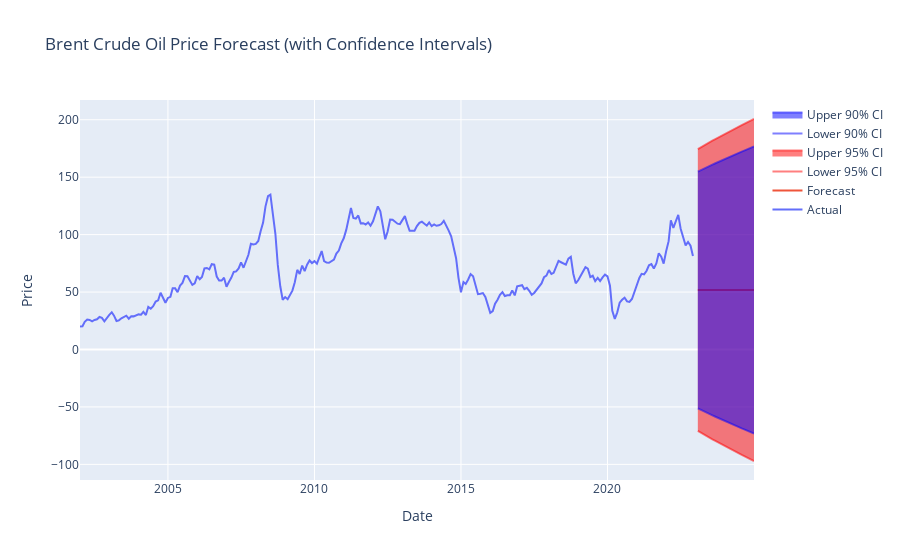

The cell this chart's notebook holds for it:
### Markdown cell above
**Forecasting Future Prices**: The model is used to forecast future prices.

### Code cell
# Forecasting with confidence intervals for the next 24 months

future_dates = pd.date_range(start='2023-01-01', periods=24, freq='M') 

# Forecast with 95% confidence interval
forecast_obj_95 = model_fit.get_prediction(start=future_dates[0], end=future_dates[-1])
forecast_95 = forecast_obj_95.predicted_mean
conf_int_95 = forecast_obj_95.conf_int(alpha=0.05)

# Forecast with 90% confidence interval
forecast_obj_90 = model_fit.get_prediction(start=future_dates[0], end=future_dates[-1])
conf_int_90 = forecast_obj_90.conf_int(alpha=0.10)

# Plot the forecast with confidence intervals
fig = go.Figure()
fig.add_trace(go.Scatter(x=data.index, y=data['Price'], mode='lines', name='Actual'))
fig.add_trace(go.Scatter(x=future_dates, y=forecast_95, mode='lines', name='Forecast'))
fig.add_trace(go.Scatter(x=future_dates, y=conf_int_95.iloc[:, 0], mode='lines', name='Lower 95% CI', line=dict(color='rgba(255,0,0,0.5)')))
fig.add_trace(go.Scatter(x=future_dates, y=conf_int_95.iloc[:, 1], mode='lines', name='Upper 95% CI', line=dict(color='rgba(255,0,0,0.5)'), fill='tonexty'))
fig.add_trace(go.Scatter(x=future_dates, y=conf_int_90.iloc[:, 0], mode='lines', name='Lower 90% CI', line=dict(color='rgba(0,0,255,0.5)')))
fig.add_trace(go.Scatter(x=future_dates, y=conf_int_90.iloc[:, 1], mode='lines', name='Upper 90% CI', line=dict(color='rgba(0,0,255,0.5)'), fill='tonexty'))
fig.update_layout(title='Brent Crude Oil Price Forecast (with Confidence Intervals)', xaxis_title='Date', yaxis_title='Price')
fig.show()

### Figure 1 — Plotly figure (JSON) as saved in the notebook; plotly's stock layout.template omitted (floating-point values rounded to 4 significant figures; data arrays with more than 128 entries replaced by an {"elided": "..."} marker saying what was removed)
{"data": [{"mode": "lines", "name": "Actual", "type": "scatter", "x": {"elided": "252 str values"}, "y": {"elided": "252 float values"}}, {"mode": "lines", "name": "Forecast", "type": "scatter", "x": ["2023-01-31T00:00:00", "2023-02-28T00:00:00", "2023-03-31T00:00:00", "2023-04-30T00:00:00", "2023-05-31T00:00:00", "2023-06-30T00:00:00", "2023-07-31T00:00:00", "2023-08-31T00:00:00", "2023-09-30T00:00:00", "2023-10-31T00:00:00", "2023-11-30T00:00:00", "2023-12-31T00:00:00", "2024-01-31T00:00:00", "2024-02-29T00:00:00", "2024-03-31T00:00:00", "2024-04-30T00:00:00", "2024-05-31T00:00:00", "2024-06-30T00:00:00", "2024-07-31T00:00:00", "2024-08-31T00:00:00", "2024-09-30T00:00:00", "2024-10-31T00:00:00", "2024-11-30T00:00:00", "2024-12-31T00:00:00"], "y": [51.78, 51.78, 51.78, 51.78, 51.78, 51.78, 51.78, 51.78, 51.78, 51.78, 51.78, 51.78, 51.78, 51.78, 51.78, 51.78, 51.78, 51.78, 51.78, 51.78, 51.78, 51.78, 51.78, 51.78]}, {"line": {"color": "rgba(255,0,0,0.5)"}, "mode": "lines", "name": "Lower 95% CI", "type": "scatter", "x": ["2023-01-31T00:00:00", "2023-02-28T00:00:00", "2023-03-31T00:00:00", "2023-04-30T00:00:00", "2023-05-31T00:00:00", "2023-06-30T00:00:00", "2023-07-31T00:00:00", "2023-08-31T00:00:00", "2023-09-30T00:00:00", "2023-10-31T00:00:00", "2023-11-30T00:00:00", "2023-12-31T00:00:00", "2024-01-31T00:00:00", "2024-02-29T00:00:00", "2024-03-31T00:00:00", "2024-04-30T00:00:00", "2024-05-31T00:00:00", "2024-06-30T00:00:00", "2024-07-31T00:00:00", "2024-08-31T00:00:00", "2024-09-30T00:00:00", "2024-10-31T00:00:00", "2024-11-30T00:00:00", "2024-12-31T00:00:00"], "y": [-70.94, -72.19, -73.43, -74.65, -75.87, -77.07, -78.26, -79.44, -80.62, -81.78, -82.93, -84.07, -85.2, -86.32, -87.43, -88.54, -89.63, -90.72, -91.8, -92.87, -93.93, -94.99, -96.04, -97.08]}, {"fill": "tonexty", "line": {"color": "rgba(255,0,0,0.5)"}, "mode": "lines", "name": "Upper 95% CI", "type": "scatter", "x": ["2023-01-31T00:00:00", "2023-02-28T00:00:00", "2023-03-31T00:00:00", "2023-04-30T00:00:00", "2023-05-31T00:00:00", "2023-06-30T00:00:00", "2023-07-31T00:00:00", "2023-08-31T00:00:00", "2023-09-30T00:00:00", "2023-10-31T00:00:00", "2023-11-30T00:00:00", "2023-12-31T00:00:00", "2024-01-31T00:00:00", "2024-02-29T00:00:00", "2024-03-31T00:00:00", "2024-04-30T00:00:00", "2024-05-31T00:00:00", "2024-06-30T00:00:00", "2024-07-31T00:00:00", "2024-08-31T00:00:00", "2024-09-30T00:00:00", "2024-10-31T00:00:00", "2024-11-30T00:00:00", "2024-12-31T00:00:00"], "y": [174.5, 175.8, 177.0, 178.2, 179.4, 180.6, 181.8, 183.0, 184.2, 185.3, 186.5, 187.6, 188.8, 189.9, 191.0, 192.1, 193.2, 194.3, 195.4, 196.4, 197.5, 198.6, 199.6, 200.6]}, {"line": {"color": "rgba(0,0,255,0.5)"}, "mode": "lines", "name": "Lower 90% CI", "type": "scatter", "x": ["2023-01-31T00:00:00", "2023-02-28T00:00:00", "2023-03-31T00:00:00", "2023-04-30T00:00:00", "2023-05-31T00:00:00", "2023-06-30T00:00:00", "2023-07-31T00:00:00", "2023-08-31T00:00:00", "2023-09-30T00:00:00", "2023-10-31T00:00:00", "2023-11-30T00:00:00", "2023-12-31T00:00:00", "2024-01-31T00:00:00", "2024-02-29T00:00:00", "2024-03-31T00:00:00", "2024-04-30T00:00:00", "2024-05-31T00:00:00", "2024-06-30T00:00:00", "2024-07-31T00:00:00", "2024-08-31T00:00:00", "2024-09-30T00:00:00", "2024-10-31T00:00:00", "2024-11-30T00:00:00", "2024-12-31T00:00:00"], "y": [-51.21, -52.26, -53.3, -54.33, -55.34, -56.35, -57.36, -58.35, -59.33, -60.3, -61.27, -62.23, -63.18, -64.12, -65.05, -65.98, -66.9, -67.81, -68.72, -69.61, -70.51, -71.39, -72.27, -73.15]}, {"fill": "tonexty", "line": {"color": "rgba(0,0,255,0.5)"}, "mode": "lines", "name": "Upper 90% CI", "type": "scatter", "x": ["2023-01-31T00:00:00", "2023-02-28T00:00:00", "2023-03-31T00:00:00", "2023-04-30T00:00:00", "2023-05-31T00:00:00", "2023-06-30T00:00:00", "2023-07-31T00:00:00", "2023-08-31T00:00:00", "2023-09-30T00:00:00", "2023-10-31T00:00:00", "2023-11-30T00:00:00", "2023-12-31T00:00:00", "2024-01-31T00:00:00", "2024-02-29T00:00:00", "2024-03-31T00:00:00", "2024-04-30T00:00:00", "2024-05-31T00:00:00", "2024-06-30T00:00:00", "2024-07-31T00:00:00", "2024-08-31T00:00:00", "2024-09-30T00:00:00", "2024-10-31T00:00:00", "2024-11-30T00:00:00", "2024-12-31T00:00:00"], "y": [154.8, 155.8, 156.9, 157.9, 158.9, 159.9, 160.9, 161.9, 162.9, 163.9, 164.8, 165.8, 166.7, 167.7, 168.6, 169.5, 170.5, 171.4, 172.3, 173.2, 174.1, 175.0, 175.8, 176.7]}], "layout": {"title": {"text": "Brent Crude Oil Price Forecast (with Confidence Intervals)"}, "xaxis": {"title": {"text": "Date"}}, "yaxis": {"title": {"text": "Price"}}}}
